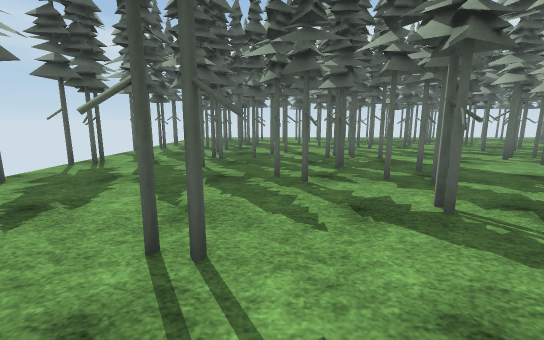
[1] (above)

24 first-person views from a walk through a Unity game level. The camera is 1.3 m above the floor, tilts 10° down and sees 90° across. The floor is counted in squares, 1 m on a side. Each view is taken from the middle of a square. On the plan, view 1 faces up. The plan holds only what a view shows up to about 13 squares ahead; the rest is blank. The place goes on beyond the plan. Surface patterns are stand-ins for the level's own textures.

[2]
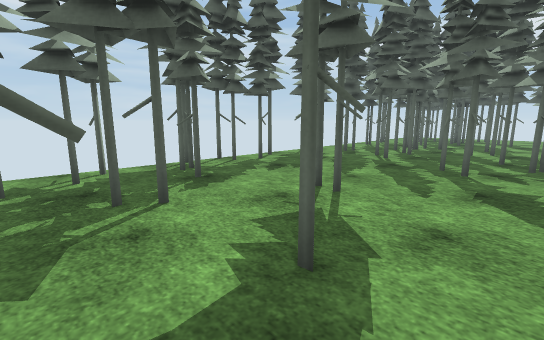

[3]
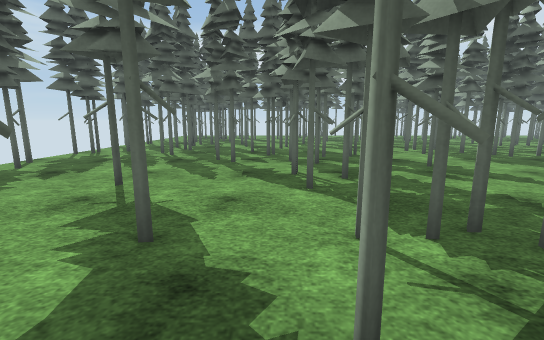

[4]
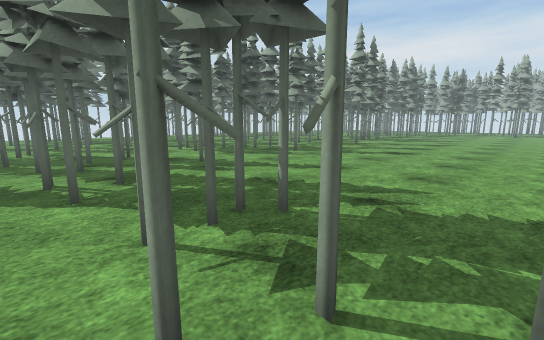

[5]
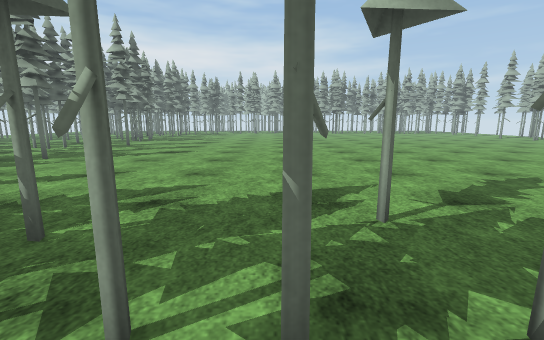

[6]
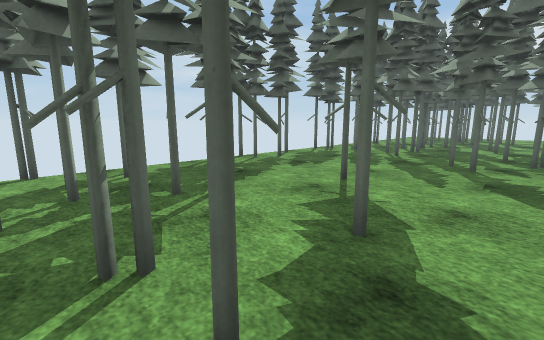

[7]
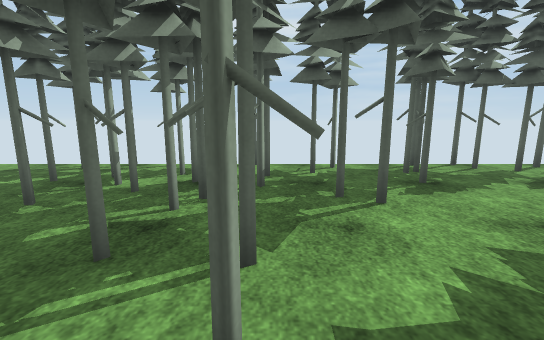

[8]
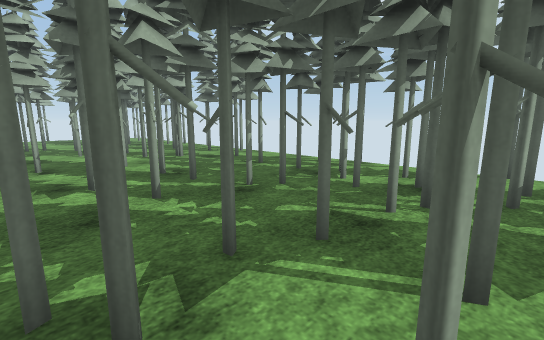

[9]
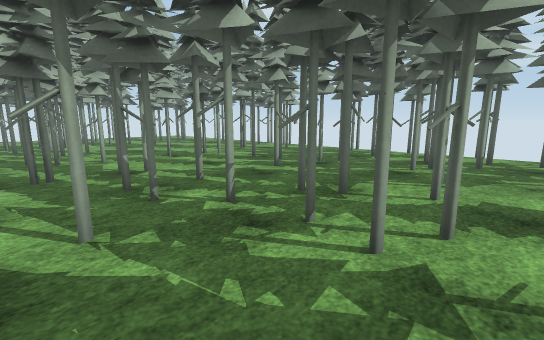

[10]
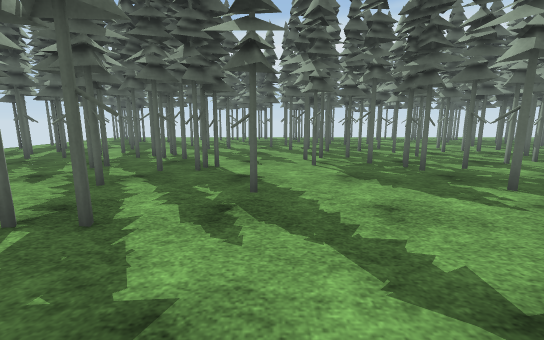

[11]
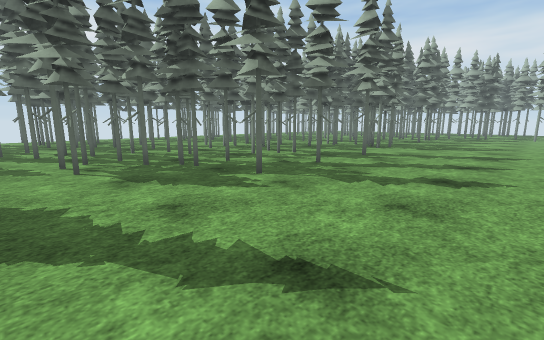

[12]
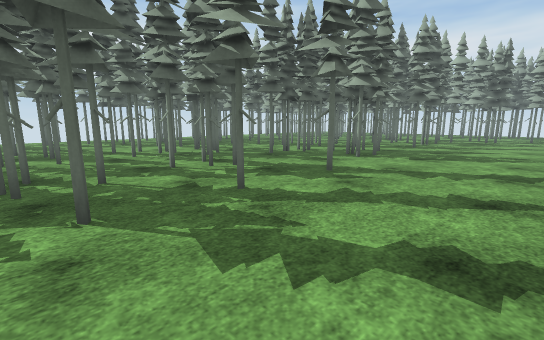

[13]
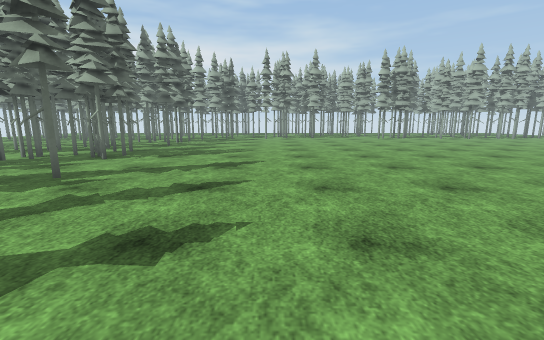

[14]
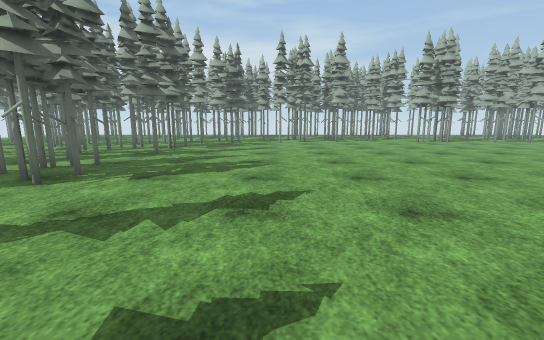

[15]
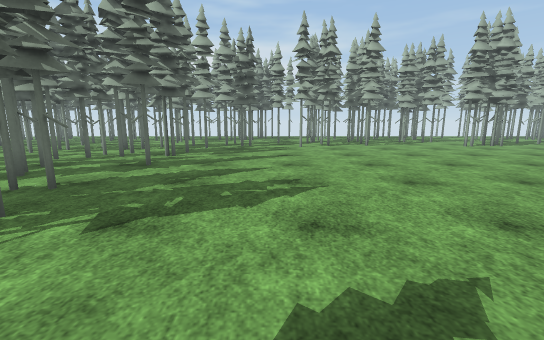

[16]
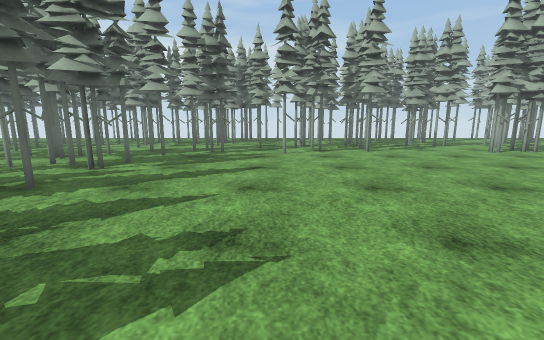

[17]
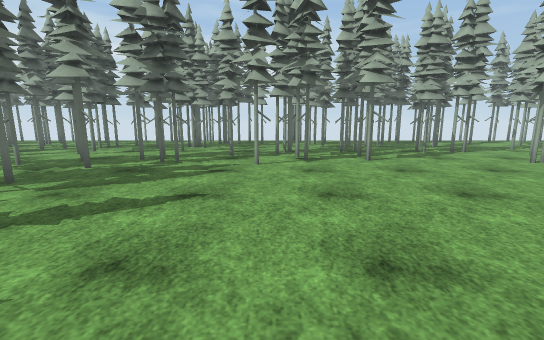

[18]
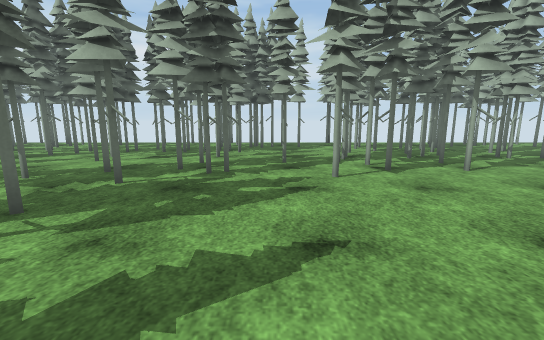

[19]
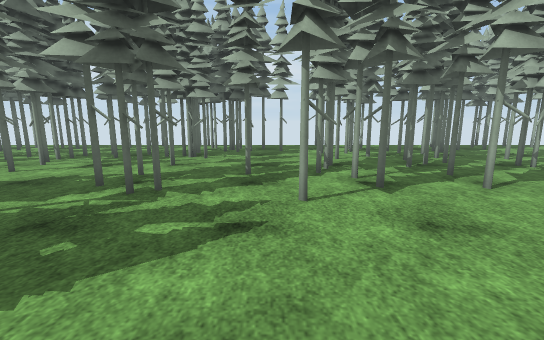

[20]
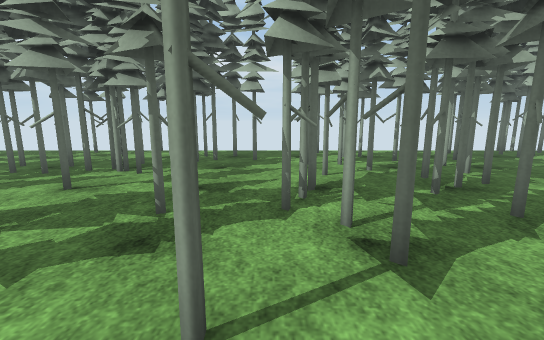

[21]
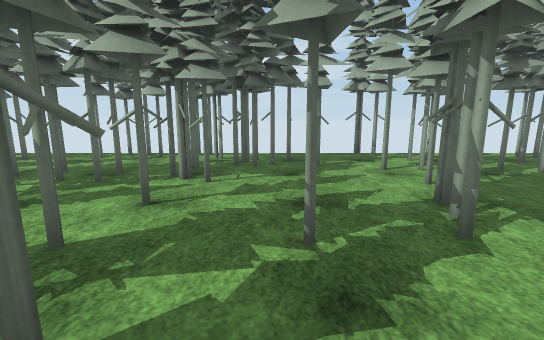

[22]
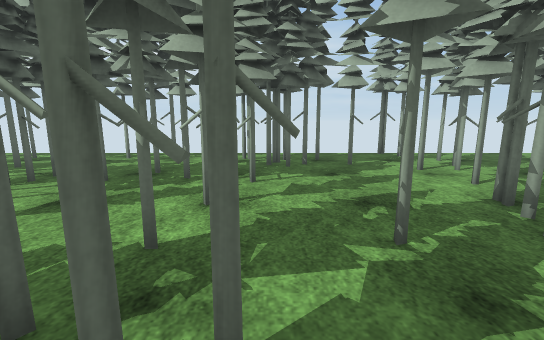

[23]
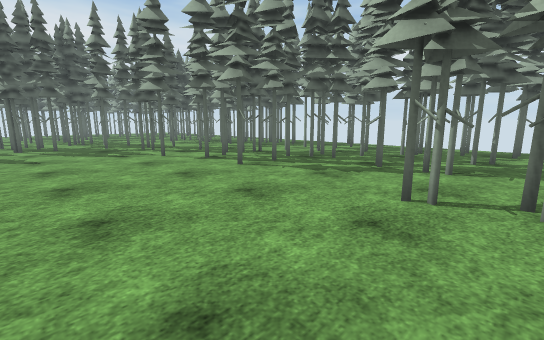

[24]
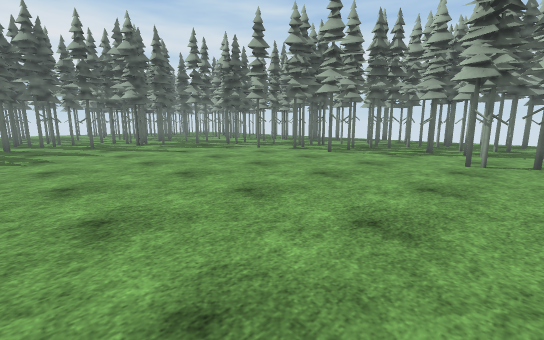

### Floor plan
Key: @ floor where view 1 was taken; # wall or solid block; x gap in a wall; . floor; T thing the floor can be seen under or through.
Columns run from 7 left of view 1 to 41 right of it. Each row starts with its distance up from view 1.
 17               ..   .#
 16               .#  #.
 15         ..    .#.......
 14        ...    ###..#.#.#
 13      #.##..#...#  .....#.#        ..     #    ###
 12   ...#..#.#......###..##.#     #  .. ##...    ##
 11  ...#..#..#.............#.     # .......... #..##
 10  ...##.#.##....###.#.......... # . #.. #... #T.#
  9  #.#....#..#.....##..#.#..####. #####.##.....T...
  8  #..##...#..#..#..#....#.....##....#####..TTTTT..
  7  ..........#........#.......#.#.....#........T...
  6  #.....##.#.................#.#..#..##. T....TT..
  5  ##..........#.....#.#..#..............TTT...TT
  4  #........T T............................T.#.TTT
  3  #.........TT...........................#......##
  2  ##...#...#...............................#....##
  1  ..#...................................##.......#
  0  #..#..@#.###...........................#.T......
 -1  ##.T...................................##.TTT...
 -2 ####T..TT.#.............................x.....T..
 -3  ...TT.T..T.............................##.T.TTTT
 -4  .#T T.TTT...#.....  ......................TTT T.
 -5  #..T......TT...............................TTT..
 -6  #.#.T.....T........... ...................#..T##
 -7  #.#.. T..TT...........  ...................#....
 -8  .....T.#.T..#.........   .............#...#....#
 -9  .....T....#.. ........    .............#.....#..
-10  ..#..  ......  .......     ............#.......#

Where each view was taken, in squares from view 1:
view 1: 0 up, 0 right, facing up
view 2: 2 down, 2 right, facing up-left
view 3: 3 down, 2 right, facing up
view 4: 3 down, 2 right, facing up-right
view 5: 3 down, 2 right, facing right
view 6: 3 down, 2 right, facing up-left
view 7: 2 down, 2 right, facing left
view 8: 2 down, 2 right, facing down-left
view 9: 1 down, 6 right, facing down-left
view 10: 0 up, 7 right, facing up
view 11: 0 up, 7 right, facing up-right
view 12: 1 up, 11 right, facing up-right
view 13: 0 up, 11 right, facing right
view 14: 1 up, 15 right, facing right
view 15: 2 up, 18 right, facing right
view 16: 1 up, 21 right, facing right
view 17: 0 up, 24 right, facing right
view 18: 2 up, 26 right, facing right
view 19: 1 up, 28 right, facing right
view 20: 0 up, 31 right, facing right
view 21: 2 up, 32 right, facing right
view 22: 3 up, 32 right, facing right
view 23: 10 down, 28 right, facing up-right
view 24: 10 down, 23 right, facing up-right
